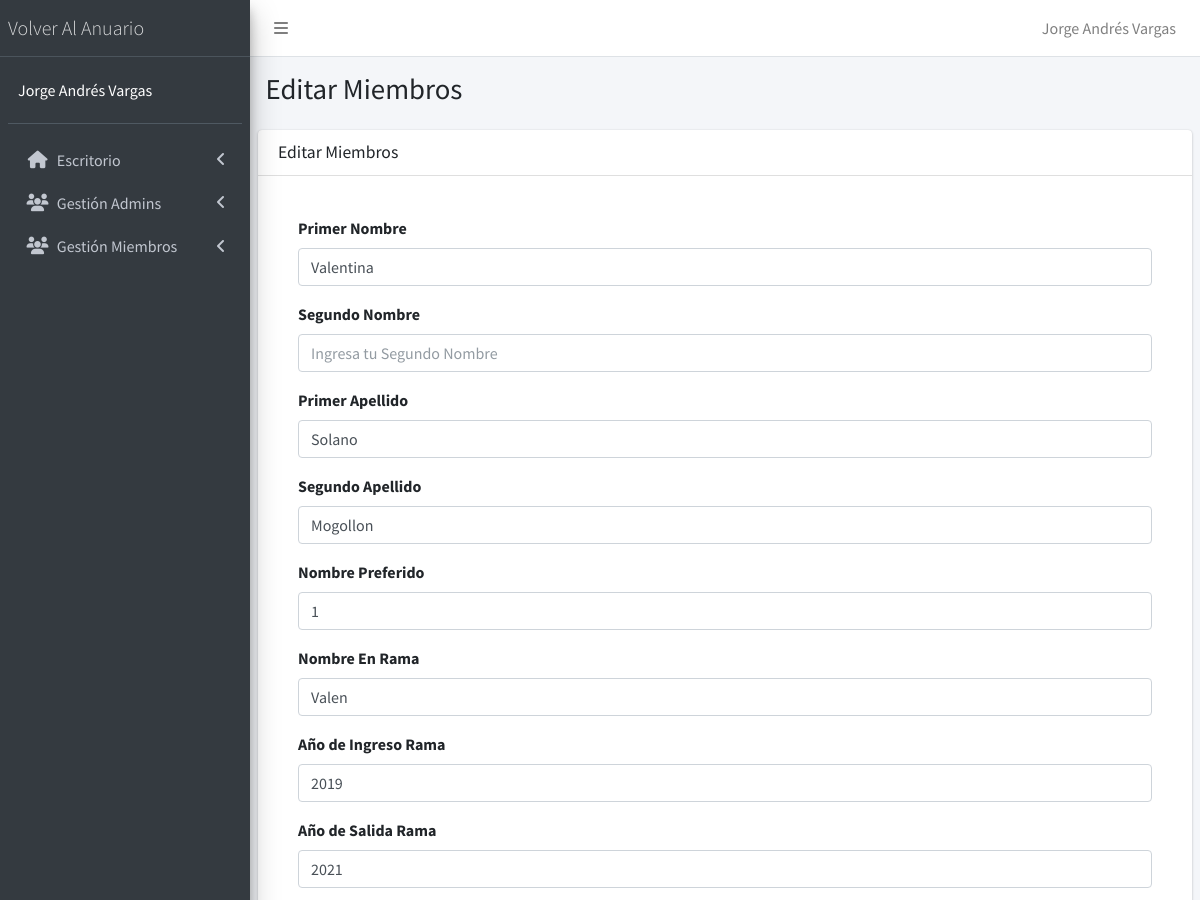
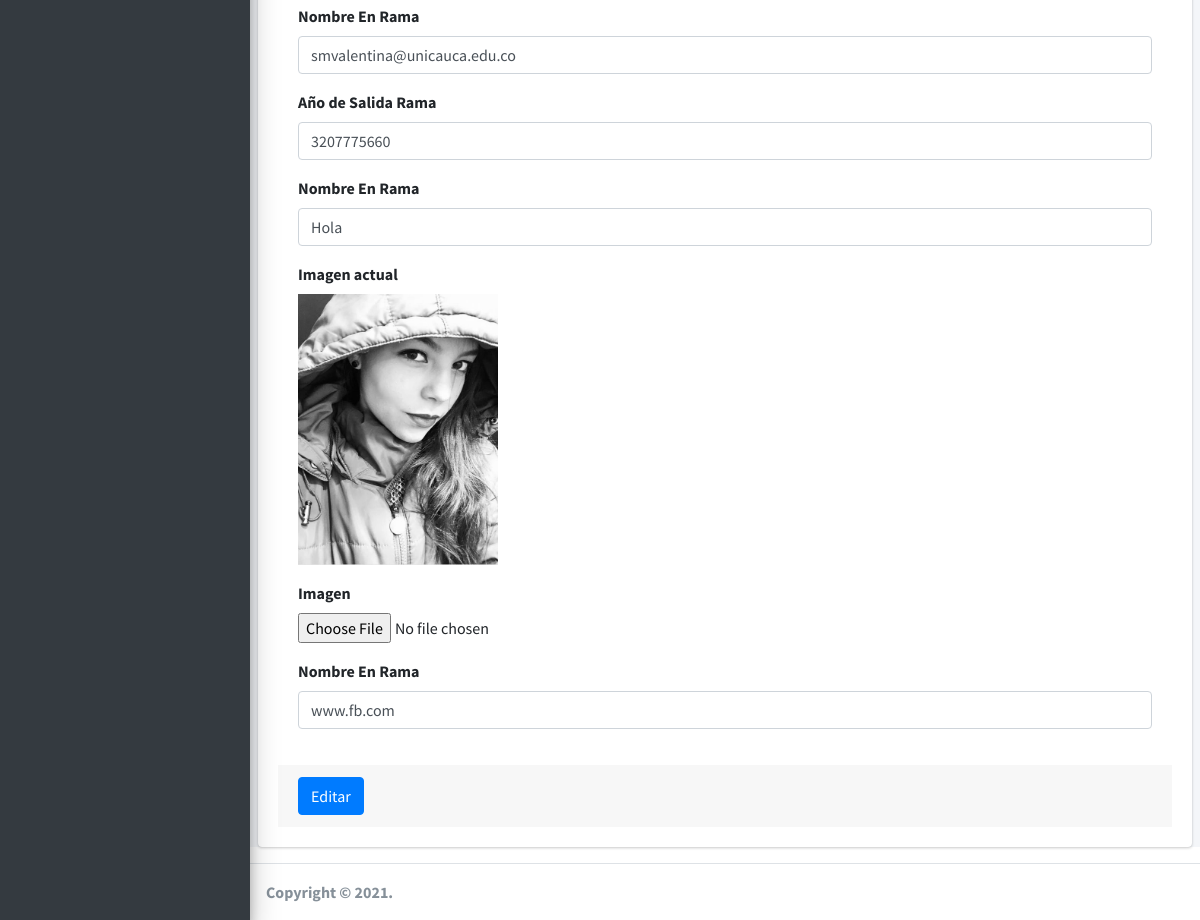
The page /admin/modificar-miembro.php?id=16 (signed in) on the database its author committed (2 pictures, top to bottom).
### tables this page shows
CREATE TABLE `miembros` (
  `id` int(11) NOT NULL,
  `primerNombre` varchar(30) NOT NULL,
  `segundoNombre` varchar(30) DEFAULT NULL,
  `nombrePreferido` tinyint(4) NOT NULL DEFAULT 1,
  `primerApellido` varchar(30) NOT NULL,
  `segundoApellido` varchar(30) DEFAULT NULL,
  `nombreEnRama` varchar(30) NOT NULL,
  `anioIngresoRama` year(4) NOT NULL,
  `anioSalidaRama` year(4) NOT NULL,
  `correo` varchar(100) NOT NULL,
  `celular` varchar(20) NOT NULL,
  `frase` varchar(400) NOT NULL,
  `urlFoto` varchar(400) NOT NULL,
  `urlLinkedin` varchar(400) DEFAULT NULL
);

### admin/modificar-miembro.php (the view, shortened to what this page needs)
<?php
include_once "../connection/db_connection.php";
include_once 'templates/header.php';
include_once 'templates/barra.php';
include_once 'templates/navegacion.php';
$id = $_GET['id'];
?>
<div class="content-wrapper">
    <section class="content-header">
        <div class="container-fluid">
            <div class="row mb-2">
                <div class="col-sm-6">
                    <h1>Editar Miembros</h1>
                </div>
            </div>
        </div>
    </section>
    <section class="content">
        <div class="card">
            <div class="card-header">
                <h3 class="card-title">Editar Miembros</h3>
            </div>
            <div class="card-body">
                <?php
                $conn = mysqli_connect($host, $user, $pw, $db);
                $sql = "SELECT * FROM miembros WHERE id = $id";
                $resultado = $conn->query($sql);
                $miembro = $resultado->fetch_assoc();
                ?>
                <form role="form" name="editar-registro" id="editar-registro" method="post" action="modelo-miembros.php">
                    <div class="card-body">
                        <div class="form-group">
                            <label for="primerNombre">Primer Nombre</label>
                            <input type="text" class="form-control" id="primerNombre" name="primerNombre" placeholder="Ingresa tu Primer Nombre" value="<?php echo $miembro['primerNombre']; ?>">
                        </div>
                        <div class="form-group">
                            <label for="segundoNombre">Segundo Nombre</label>
                            <input type="text" class="form-control" id="segundoNombre" name="segundoNombre" placeholder="Ingresa tu Segundo Nombre" value="<?php echo $miembro['segundoNombre']; ?>">
                        </div>
                        <div class="form-group">
                            <label for="primerApellido">Primer Apellido</label>
                            <input type="text" class="form-control" id="primerApellido" name="primerApellido" placeholder="Ingresa tu Primer Apellido" value="<?php echo $miembro['primerApellido']; ?>">
                        </div>
                        <div class="form-group">
                            <label for="segundoApellido">Segundo Apellido</label>
                            <input type="text" class="form-control" id="segundoApellido" name="segundoApellido" placeholder="Ingresa tu Segundo Apellido" value="<?php echo $miembro['segundoApellido']; ?>">
                        </div>
                        <div class="form-group">
                            <label for="nombrePreferido">Nombre Preferido</label>
                            <input type="number" min="1" max="2" class="form-control" id="nombrePreferido" name="nombrePreferido" value="<?php echo $miembro['nombrePreferido']; ?>">
                        </div>
                        <div class="form-group">
                            <label for="nombreEnRama">Nombre En Rama</label>
                            <input type="text" class="form-control" id="nombreEnRama" name="nombreEnRama" placeholder="Ingresa tu Nombre En Rama" value="<?php echo $miembro['nombreEnRama']; ?>">
                        </div>
                        <div class="form-group">
                            <label for="anioIngresoRama">Año de Ingreso Rama</label>
                            <input type="number" class="form-control" id="anioIngresoRama" name="anioIngresoRama" value="<?php echo $miembro['anioIngresoRama']; ?>">
                        </div>
                        <div class="form-group">
                            <label for="anioSalidaRama">Año de Salida Rama</label>
                            <input type="number" class="form-control" id="anioSalidaRama" name="anioSalidaRama" value="<?php echo $miembro['anioSalidaRama']; ?>">
                        </div>
                        <div class="form-group">
                            <label for="correo">Nombre En Rama</label>
                            <input type="email" class="form-control" id="correo" name="correo" placeholder="Ingresa tu Correo Electronico" value="<?php echo $miembro['correo']; ?>">
                        </div>
                        <div class="form-group">
                            <label for="celular">Año de Salida Rama</label>
                            <input type="number" class="form-control" id="celular" name="celular" value="<?php echo $miembro['celular']; ?>">
                        </div>
                        <div class="form-group">
                            <label for="frase">Nombre En Rama</label>
                            <input type="text" class="form-control" id="frase" name="frase" placeholder="Ingresa tu Frase" value="<?php echo $miembro['frase']; ?>">
                        </div>
                        <div class="form-group">
                            <label for="imagen-actual">Imagen actual</label>
                            <br>
                            <img src="<?php echo $miembro['urlFoto']; ?>" width="200">
                        </div>
                        <div class="form-group">
                            <label for="imagen-miembro">Imagen</label>
                            <div class="input-group">
                                <input type="file" id="imagen-miembro" name="imagen-miembro">
                            </div>
                        </div>
                        <div class="form-group">
                            <label for="urlLinkedin">Nombre En Rama</label>
                            <input type="text" class="form-control" id="urlLinkedin" name="urlLinkedin" placeholder="Ingresa la URL Linkedin" value="<?php echo $miembro['urlLinkedin']; ?>">
                        </div>
                    </div>
                    <div class="card-footer">
                        <button type="submit" class="btn btn-primary" id="crear-registro">Editar</button>
                    </div>
                </form>
            </div>
        </div>
    </section>
</div>
<?php
include_once 'templates/footer.php';
?>

### admin/templates/header.php (shortened to what this page needs)
<!DOCTYPE html>
<html>
<head>
    <link rel="stylesheet" href="css/admin.css">
    <link rel="stylesheet" href="css/all.min.css">
    <link rel="stylesheet" href="https://code.ionicframework.com/ionicons/2.0.1/css/ionicons.min.css">
    <link rel="stylesheet" href="css/adminlte.min.css">
    <link rel="stylesheet" href="css/dataTables.bootstrap4.min.css">
    <link rel="stylesheet" href="css/responsive.bootstrap4.min.css">
    <link rel="stylesheet" href="css/sweetalert2.min.css">
    <link rel="stylesheet" href="https://unpkg.com/leaflet@1.6.0/dist/leaflet.css" />
    <link rel="stylesheet" href="css/graficas.css">
</head>

### admin/templates/barra.php (shortened to what this page needs)
<body class="hold-transition sidebar-mini">
    <div class="wrapper">
        <nav class="main-header navbar navbar-expand navbar-white navbar-light">
            <ul class="navbar-nav">
                <li class="nav-item">
                    <a class="nav-link" data-widget="pushmenu" href="#" role="button"><i class="fas fa-bars"></i></a>
                </li>
            </ul>
            <ul class="navbar-nav ml-auto">
                <li class="nav-item dropdown user-menu">
                    <a href="#" class="nav-link dropdown-toggle" data-toggle="dropdown">
                    <span class="d-none d-md-inline"><?php echo $_SESSION['nombre']; ?></span>
                    </a>
                </li>
            </ul>
        </nav>

### admin/templates/navegacion.php (shortened to what this page needs)
<aside class="main-sidebar sidebar-dark-primary elevation-4">
    <a href="../index.php" class="brand-link">
        <span class="brand-text font-weight-light">Volver Al Anuario</span>
    </a>
    <div class="sidebar">
        <div class="user-panel mt-3 pb-3 mb-3 d-flex">
            <div class="info" style="color: white;">
                <?php echo $_SESSION['nombre']; ?>
            </div>
        </div>
        <nav class="mt-2">
            <ul class="nav nav-pills nav-sidebar flex-column" data-widget="treeview" role="menu" data-accordion="false">
                <li class="nav-item has-treeview">
                    <a href="#" class="nav-link">
                        <i class="nav-icon fas fa-home"></i>
                        <p>
                            Escritorio
                            <i class="right fas fa-angle-left"></i>
                        </p>
                    </a>
                </li>
                <li class="nav-item has-treeview">
                    <a href="#" class="nav-link">
                        <i class="nav-icon fas fa-users"></i>
                        <p>
                            Gestión Admins
                            <i class="fas fa-angle-left right"></i>
                        </p>
                    </a>
                </li>
                <li class="nav-item has-treeview">
                    <a href="#" class="nav-link">
                        <i class="nav-icon fas fa-users"></i>
                        <p>
                            Gestión Miembros
                            <i class="fas fa-angle-left right"></i>
                        </p>
                    </a>
                </li>
            </ul>
        </nav>
    </div>
</aside>

### admin/templates/footer.php (shortened to what this page needs)
        <footer class="main-footer">
            <strong>Copyright &copy; 2021.</strong></footer>
    </div>
</body>
</html>

### rows shown on the page
miembros: primerNombre "Valentina", primerApellido "Solano", segundoApellido "Mogollon", nombrePreferido "1", nombreEnRama "Valen", anioIngresoRama "2019", anioSalidaRama "2021", correo "smvalentina@unicauca.edu.co", celular "3207775660", frase "Hola", urlFoto (picture), urlLinkedin "www.fb.com"

### other values the page prints
$_SESSION['nombre'] "Jorge Andrés Vargas"
